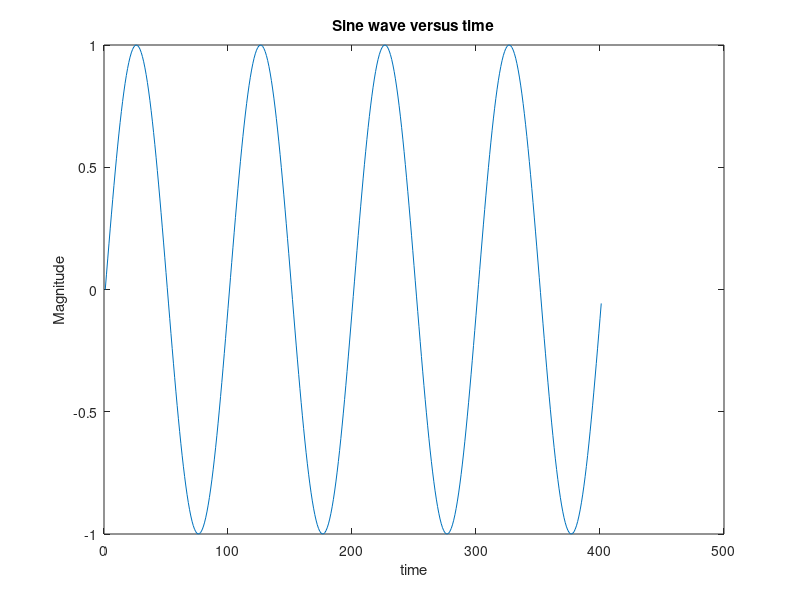

Here is the MATLAB script that generated this plot:
% questionn 4 c
% Generation of Sine Wave 

Fs = 44100;
t =0:1/Fs:400/Fs;
f= 440;

x = sin(2*pi*f*t);
% using plot function to plot the signal
figure;
plot(x);
title('Sine wave versus time');
xlabel('time');
ylabel('Magnitude');
